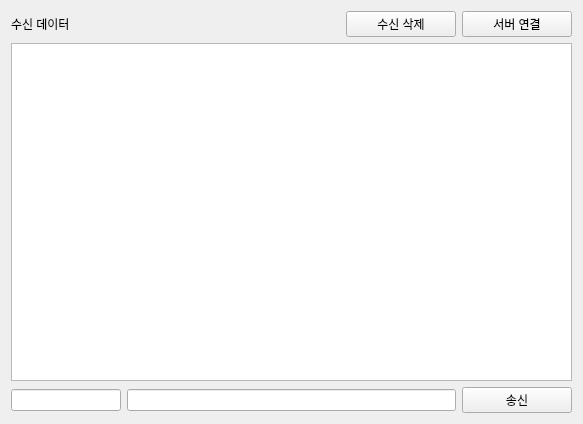
<?xml version="1.0" encoding="UTF-8"?>
<ui version="4.0">
 <class>Tab2SocketClient</class>
 <widget class="QWidget" name="Tab2SocketClient">
  <property name="geometry">
   <rect>
    <x>0</x>
    <y>0</y>
    <width>583</width>
    <height>424</height>
   </rect>
  </property>
  <property name="windowTitle">
   <string>Form</string>
  </property>
  <layout class="QVBoxLayout" name="verticalLayout_2" stretch="1,8,1">
   <item>
    <layout class="QHBoxLayout" name="horizontalLayout" stretch="6,2,2">
     <item>
      <widget class="QLabel" name="label">
       <property name="text">
        <string>수신 데이터</string>
       </property>
      </widget>
     </item>
     <item>
      <widget class="QPushButton" name="pPBRecvDataClear">
       <property name="text">
        <string>수신 삭제</string>
       </property>
      </widget>
     </item>
     <item>
      <widget class="QPushButton" name="pPBServerConnect">
       <property name="text">
        <string>서버 연결</string>
       </property>
       <property name="checkable">
        <bool>true</bool>
       </property>
      </widget>
     </item>
    </layout>
   </item>
   <item>
    <layout class="QVBoxLayout" name="verticalLayout">
     <item>
      <widget class="QTextEdit" name="pTErecvData"/>
     </item>
    </layout>
   </item>
   <item>
    <layout class="QHBoxLayout" name="horizontalLayout_2" stretch="2,6,2">
     <item>
      <widget class="QLineEdit" name="pLErecvId"/>
     </item>
     <item>
      <widget class="QLineEdit" name="pLEsendData"/>
     </item>
     <item>
      <widget class="QPushButton" name="pPBsendButton">
       <property name="text">
        <string>송신</string>
       </property>
      </widget>
     </item>
    </layout>
   </item>
  </layout>
 </widget>
 <resources/>
 <connections/>
</ui>
